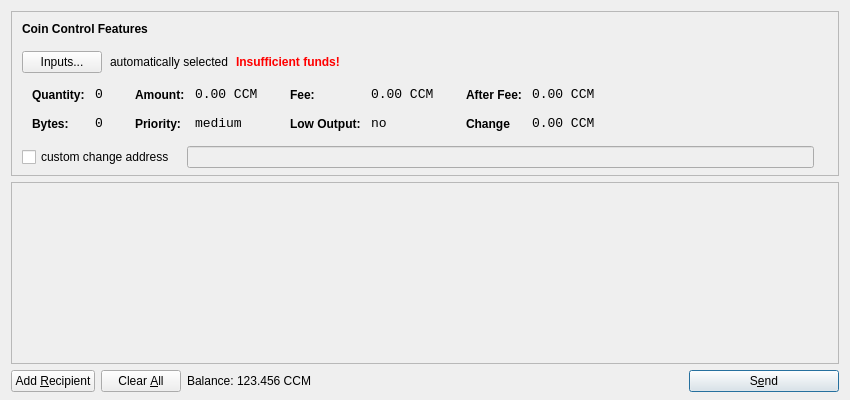
<?xml version="1.0" encoding="UTF-8"?>
<ui version="4.0">
 <class>SendCoinsDialog</class>
 <widget class="QDialog" name="SendCoinsDialog">
  <property name="geometry">
   <rect>
    <x>0</x>
    <y>0</y>
    <width>850</width>
    <height>400</height>
   </rect>
  </property>
  <property name="windowTitle">
   <string>Send Coins</string>
  </property>
  <layout class="QVBoxLayout" name="verticalLayout" stretch="0,1,0">
   <property name="bottomMargin">
    <number>8</number>
   </property>
   <item>
    <widget class="QFrame" name="frameCoinControl">
     <property name="sizePolicy">
      <sizepolicy hsizetype="Expanding" vsizetype="Expanding">
       <horstretch>0</horstretch>
       <verstretch>0</verstretch>
      </sizepolicy>
     </property>
     <property name="maximumSize">
      <size>
       <width>16777215</width>
       <height>16777215</height>
      </size>
     </property>
     <property name="frameShape">
      <enum>QFrame::StyledPanel</enum>
     </property>
     <property name="frameShadow">
      <enum>QFrame::Sunken</enum>
     </property>
     <layout class="QVBoxLayout" name="verticalLayoutCoinControl2">
      <property name="spacing">
       <number>-1</number>
      </property>
      <property name="leftMargin">
       <number>0</number>
      </property>
      <property name="topMargin">
       <number>0</number>
      </property>
      <property name="rightMargin">
       <number>0</number>
      </property>
      <property name="bottomMargin">
       <number>6</number>
      </property>
      <item>
       <layout class="QVBoxLayout" name="verticalLayoutCoinControl" stretch="0,0,0,0,1">
        <property name="spacing">
         <number>0</number>
        </property>
        <property name="leftMargin">
         <number>10</number>
        </property>
        <property name="topMargin">
         <number>10</number>
        </property>
        <item>
         <layout class="QHBoxLayout" name="horizontalLayoutCoinControl1">
          <property name="bottomMargin">
           <number>15</number>
          </property>
          <item>
           <widget class="QLabel" name="labelCoinControlFeatures">
            <property name="sizePolicy">
             <sizepolicy hsizetype="Preferred" vsizetype="Maximum">
              <horstretch>0</horstretch>
              <verstretch>0</verstretch>
             </sizepolicy>
            </property>
            <property name="font">
             <font>
              <weight>75</weight>
              <bold>true</bold>
             </font>
            </property>
            <property name="styleSheet">
             <string notr="true">font-weight:bold;</string>
            </property>
            <property name="text">
             <string>Coin Control Features</string>
            </property>
           </widget>
          </item>
         </layout>
        </item>
        <item>
         <layout class="QHBoxLayout" name="horizontalLayoutCoinControl2" stretch="0,0,0,0">
          <property name="spacing">
           <number>8</number>
          </property>
          <property name="bottomMargin">
           <number>10</number>
          </property>
          <item>
           <widget class="QPushButton" name="pushButtonCoinControl">
            <property name="styleSheet">
             <string notr="true"/>
            </property>
            <property name="text">
             <string>Inputs...</string>
            </property>
           </widget>
          </item>
          <item>
           <widget class="QLabel" name="labelCoinControlAutomaticallySelected">
            <property name="text">
             <string>automatically selected</string>
            </property>
            <property name="margin">
             <number>5</number>
            </property>
           </widget>
          </item>
          <item>
           <widget class="QLabel" name="labelCoinControlInsuffFunds">
            <property name="font">
             <font>
              <weight>75</weight>
              <bold>true</bold>
             </font>
            </property>
            <property name="styleSheet">
             <string notr="true">color:red;font-weight:bold;</string>
            </property>
            <property name="text">
             <string>Insufficient funds!</string>
            </property>
            <property name="margin">
             <number>5</number>
            </property>
           </widget>
          </item>
          <item>
           <spacer name="horizontalSpacerCoinControl">
            <property name="orientation">
             <enum>Qt::Horizontal</enum>
            </property>
            <property name="sizeHint" stdset="0">
             <size>
              <width>40</width>
              <height>1</height>
             </size>
            </property>
           </spacer>
          </item>
         </layout>
        </item>
        <item>
         <widget class="QWidget" name="widgetCoinControl" native="true">
          <property name="sizePolicy">
           <sizepolicy hsizetype="Preferred" vsizetype="Preferred">
            <horstretch>0</horstretch>
            <verstretch>0</verstretch>
           </sizepolicy>
          </property>
          <property name="minimumSize">
           <size>
            <width>0</width>
            <height>0</height>
           </size>
          </property>
          <property name="styleSheet">
           <string notr="true"/>
          </property>
          <layout class="QHBoxLayout" name="horizontalLayoutCoinControl5">
           <property name="margin">
            <number>0</number>
           </property>
           <item>
            <layout class="QHBoxLayout" name="horizontalLayoutCoinControl3" stretch="0,0,0,1">
             <property name="spacing">
              <number>20</number>
             </property>
             <property name="topMargin">
              <number>0</number>
             </property>
             <property name="bottomMargin">
              <number>10</number>
             </property>
             <item>
              <layout class="QFormLayout" name="formLayoutCoinControl1">
               <property name="horizontalSpacing">
                <number>10</number>
               </property>
               <property name="verticalSpacing">
                <number>14</number>
               </property>
               <property name="leftMargin">
                <number>10</number>
               </property>
               <property name="topMargin">
                <number>4</number>
               </property>
               <property name="rightMargin">
                <number>6</number>
               </property>
               <item row="0" column="0">
                <widget class="QLabel" name="labelCoinControlQuantityText">
                 <property name="styleSheet">
                  <string notr="true">font-weight:bold;</string>
                 </property>
                 <property name="text">
                  <string>Quantity:</string>
                 </property>
                 <property name="margin">
                  <number>0</number>
                 </property>
                </widget>
               </item>
               <item row="0" column="1">
                <widget class="QLabel" name="labelCoinControlQuantity">
                 <property name="font">
                  <font>
                   <family>Monospace</family>
                   <pointsize>10</pointsize>
                  </font>
                 </property>
                 <property name="cursor">
                  <cursorShape>IBeamCursor</cursorShape>
                 </property>
                 <property name="contextMenuPolicy">
                  <enum>Qt::ActionsContextMenu</enum>
                 </property>
                 <property name="text">
                  <string>0</string>
                 </property>
                 <property name="margin">
                  <number>0</number>
                 </property>
                 <property name="textInteractionFlags">
                  <set>Qt::LinksAccessibleByMouse|Qt::TextSelectableByKeyboard|Qt::TextSelectableByMouse</set>
                 </property>
                </widget>
               </item>
               <item row="1" column="0">
                <widget class="QLabel" name="labelCoinControlBytesText">
                 <property name="styleSheet">
                  <string notr="true">font-weight:bold;</string>
                 </property>
                 <property name="text">
                  <string>Bytes:</string>
                 </property>
                </widget>
               </item>
               <item row="1" column="1">
                <widget class="QLabel" name="labelCoinControlBytes">
                 <property name="font">
                  <font>
                   <family>Monospace</family>
                   <pointsize>10</pointsize>
                  </font>
                 </property>
                 <property name="cursor">
                  <cursorShape>IBeamCursor</cursorShape>
                 </property>
                 <property name="contextMenuPolicy">
                  <enum>Qt::ActionsContextMenu</enum>
                 </property>
                 <property name="text">
                  <string>0</string>
                 </property>
                 <property name="textInteractionFlags">
                  <set>Qt::LinksAccessibleByMouse|Qt::TextSelectableByKeyboard|Qt::TextSelectableByMouse</set>
                 </property>
                </widget>
               </item>
              </layout>
             </item>
             <item>
              <layout class="QFormLayout" name="formLayoutCoinControl2">
               <property name="horizontalSpacing">
                <number>10</number>
               </property>
               <property name="verticalSpacing">
                <number>14</number>
               </property>
               <property name="leftMargin">
                <number>6</number>
               </property>
               <property name="topMargin">
                <number>4</number>
               </property>
               <property name="rightMargin">
                <number>6</number>
               </property>
               <item row="0" column="0">
                <widget class="QLabel" name="labelCoinControlAmountText">
                 <property name="styleSheet">
                  <string notr="true">font-weight:bold;</string>
                 </property>
                 <property name="text">
                  <string>Amount:</string>
                 </property>
                 <property name="margin">
                  <number>0</number>
                 </property>
                </widget>
               </item>
               <item row="0" column="1">
                <widget class="QLabel" name="labelCoinControlAmount">
                 <property name="font">
                  <font>
                   <family>Monospace</family>
                   <pointsize>10</pointsize>
                  </font>
                 </property>
                 <property name="cursor">
                  <cursorShape>IBeamCursor</cursorShape>
                 </property>
                 <property name="contextMenuPolicy">
                  <enum>Qt::ActionsContextMenu</enum>
                 </property>
                 <property name="text">
                  <string>0.00 CCM</string>
                 </property>
                 <property name="textInteractionFlags">
                  <set>Qt::LinksAccessibleByMouse|Qt::TextSelectableByKeyboard|Qt::TextSelectableByMouse</set>
                 </property>
                </widget>
               </item>
               <item row="1" column="0">
                <widget class="QLabel" name="labelCoinControlPriorityText">
                 <property name="styleSheet">
                  <string notr="true">font-weight:bold;</string>
                 </property>
                 <property name="text">
                  <string>Priority:</string>
                 </property>
                </widget>
               </item>
               <item row="1" column="1">
                <widget class="QLabel" name="labelCoinControlPriority">
                 <property name="font">
                  <font>
                   <family>Monospace</family>
                   <pointsize>10</pointsize>
                  </font>
                 </property>
                 <property name="cursor">
                  <cursorShape>IBeamCursor</cursorShape>
                 </property>
                 <property name="contextMenuPolicy">
                  <enum>Qt::ActionsContextMenu</enum>
                 </property>
                 <property name="text">
                  <string>medium</string>
                 </property>
                 <property name="textInteractionFlags">
                  <set>Qt::LinksAccessibleByMouse|Qt::TextSelectableByKeyboard|Qt::TextSelectableByMouse</set>
                 </property>
                </widget>
               </item>
              </layout>
             </item>
             <item>
              <layout class="QFormLayout" name="formLayoutCoinControl3">
               <property name="horizontalSpacing">
                <number>10</number>
               </property>
               <property name="verticalSpacing">
                <number>14</number>
               </property>
               <property name="leftMargin">
                <number>6</number>
               </property>
               <property name="topMargin">
                <number>4</number>
               </property>
               <property name="rightMargin">
                <number>6</number>
               </property>
               <item row="0" column="0">
                <widget class="QLabel" name="labelCoinControlFeeText">
                 <property name="styleSheet">
                  <string notr="true">font-weight:bold;</string>
                 </property>
                 <property name="text">
                  <string>Fee:</string>
                 </property>
                 <property name="margin">
                  <number>0</number>
                 </property>
                </widget>
               </item>
               <item row="0" column="1">
                <widget class="QLabel" name="labelCoinControlFee">
                 <property name="font">
                  <font>
                   <family>Monospace</family>
                   <pointsize>10</pointsize>
                  </font>
                 </property>
                 <property name="cursor">
                  <cursorShape>IBeamCursor</cursorShape>
                 </property>
                 <property name="contextMenuPolicy">
                  <enum>Qt::ActionsContextMenu</enum>
                 </property>
                 <property name="text">
                  <string>0.00 CCM</string>
                 </property>
                 <property name="textInteractionFlags">
                  <set>Qt::LinksAccessibleByMouse|Qt::TextSelectableByKeyboard|Qt::TextSelectableByMouse</set>
                 </property>
                </widget>
               </item>
               <item row="1" column="0">
                <widget class="QLabel" name="labelCoinControlLowOutputText">
                 <property name="styleSheet">
                  <string notr="true">font-weight:bold;</string>
                 </property>
                 <property name="text">
                  <string>Low Output:</string>
                 </property>
                </widget>
               </item>
               <item row="1" column="1">
                <widget class="QLabel" name="labelCoinControlLowOutput">
                 <property name="font">
                  <font>
                   <family>Monospace</family>
                   <pointsize>10</pointsize>
                  </font>
                 </property>
                 <property name="cursor">
                  <cursorShape>IBeamCursor</cursorShape>
                 </property>
                 <property name="contextMenuPolicy">
                  <enum>Qt::ActionsContextMenu</enum>
                 </property>
                 <property name="text">
                  <string>no</string>
                 </property>
                 <property name="textInteractionFlags">
                  <set>Qt::LinksAccessibleByMouse|Qt::TextSelectableByKeyboard|Qt::TextSelectableByMouse</set>
                 </property>
                </widget>
               </item>
              </layout>
             </item>
             <item>
              <layout class="QFormLayout" name="formLayoutCoinControl4">
               <property name="horizontalSpacing">
                <number>10</number>
               </property>
               <property name="verticalSpacing">
                <number>14</number>
               </property>
               <property name="leftMargin">
                <number>6</number>
               </property>
               <property name="topMargin">
                <number>4</number>
               </property>
               <property name="rightMargin">
                <number>6</number>
               </property>
               <item row="0" column="0">
                <widget class="QLabel" name="labelCoinControlAfterFeeText">
                 <property name="styleSheet">
                  <string notr="true">font-weight:bold;</string>
                 </property>
                 <property name="text">
                  <string>After Fee:</string>
                 </property>
                 <property name="margin">
                  <number>0</number>
                 </property>
                </widget>
               </item>
               <item row="0" column="1">
                <widget class="QLabel" name="labelCoinControlAfterFee">
                 <property name="font">
                  <font>
                   <family>Monospace</family>
                   <pointsize>10</pointsize>
                  </font>
                 </property>
                 <property name="cursor">
                  <cursorShape>IBeamCursor</cursorShape>
                 </property>
                 <property name="contextMenuPolicy">
                  <enum>Qt::ActionsContextMenu</enum>
                 </property>
                 <property name="text">
                  <string>0.00 CCM</string>
                 </property>
                 <property name="textInteractionFlags">
                  <set>Qt::LinksAccessibleByMouse|Qt::TextSelectableByKeyboard|Qt::TextSelectableByMouse</set>
                 </property>
                </widget>
               </item>
               <item row="1" column="0">
                <widget class="QLabel" name="labelCoinControlChangeText">
                 <property name="styleSheet">
                  <string notr="true">font-weight:bold;</string>
                 </property>
                 <property name="text">
                  <string>Change</string>
                 </property>
                </widget>
               </item>
               <item row="1" column="1">
                <widget class="QLabel" name="labelCoinControlChange">
                 <property name="font">
                  <font>
                   <family>Monospace</family>
                   <pointsize>10</pointsize>
                  </font>
                 </property>
                 <property name="cursor">
                  <cursorShape>IBeamCursor</cursorShape>
                 </property>
                 <property name="contextMenuPolicy">
                  <enum>Qt::ActionsContextMenu</enum>
                 </property>
                 <property name="text">
                  <string>0.00 CCM</string>
                 </property>
                 <property name="textInteractionFlags">
                  <set>Qt::LinksAccessibleByMouse|Qt::TextSelectableByKeyboard|Qt::TextSelectableByMouse</set>
                 </property>
                </widget>
               </item>
              </layout>
             </item>
            </layout>
           </item>
          </layout>
         </widget>
        </item>
        <item>
         <layout class="QHBoxLayout" name="horizontalLayoutCoinControl4" stretch="0,0,0">
          <property name="spacing">
           <number>12</number>
          </property>
          <property name="sizeConstraint">
           <enum>QLayout::SetDefaultConstraint</enum>
          </property>
          <property name="topMargin">
           <number>5</number>
          </property>
          <property name="rightMargin">
           <number>5</number>
          </property>
          <item>
           <widget class="QCheckBox" name="checkBoxCoinControlChange">
            <property name="text">
             <string>custom change address</string>
            </property>
           </widget>
          </item>
          <item>
           <widget class="QLineEdit" name="lineEditCoinControlChange">
            <property name="enabled">
             <bool>false</bool>
            </property>
            <property name="sizePolicy">
             <sizepolicy hsizetype="Expanding" vsizetype="Fixed">
              <horstretch>0</horstretch>
              <verstretch>0</verstretch>
             </sizepolicy>
            </property>
           </widget>
          </item>
          <item>
           <widget class="QLabel" name="labelCoinControlChangeLabel">
            <property name="sizePolicy">
             <sizepolicy hsizetype="Preferred" vsizetype="Expanding">
              <horstretch>0</horstretch>
              <verstretch>0</verstretch>
             </sizepolicy>
            </property>
            <property name="minimumSize">
             <size>
              <width>0</width>
              <height>0</height>
             </size>
            </property>
            <property name="text">
             <string/>
            </property>
            <property name="margin">
             <number>3</number>
            </property>
           </widget>
          </item>
         </layout>
        </item>
        <item>
         <spacer name="verticalSpacerCoinControl">
          <property name="orientation">
           <enum>Qt::Vertical</enum>
          </property>
          <property name="sizeHint" stdset="0">
           <size>
            <width>800</width>
            <height>1</height>
           </size>
          </property>
         </spacer>
        </item>
       </layout>
      </item>
     </layout>
    </widget>
   </item>
   <item>
    <widget class="QScrollArea" name="scrollArea">
     <property name="widgetResizable">
      <bool>true</bool>
     </property>
     <widget class="QWidget" name="scrollAreaWidgetContents">
      <property name="geometry">
       <rect>
        <x>0</x>
        <y>0</y>
        <width>830</width>
        <height>165</height>
       </rect>
      </property>
      <layout class="QVBoxLayout" name="verticalLayout_2">
       <property name="margin">
        <number>0</number>
       </property>
       <item>
        <layout class="QVBoxLayout" name="entries">
         <property name="spacing">
          <number>6</number>
         </property>
        </layout>
       </item>
       <item>
        <spacer name="verticalSpacer">
         <property name="orientation">
          <enum>Qt::Vertical</enum>
         </property>
         <property name="sizeHint" stdset="0">
          <size>
           <width>20</width>
           <height>40</height>
          </size>
         </property>
        </spacer>
       </item>
      </layout>
     </widget>
    </widget>
   </item>
   <item>
    <layout class="QHBoxLayout" name="horizontalLayout">
     <item>
      <widget class="QPushButton" name="addButton">
       <property name="toolTip">
        <string>Send to multiple recipients at once</string>
       </property>
       <property name="text">
        <string>Add &amp;Recipient</string>
       </property>
       <property name="icon">
        <iconset resource="../bitcoin.qrc">
         <normaloff>:/icons/add</normaloff>:/icons/add</iconset>
       </property>
       <property name="autoDefault">
        <bool>false</bool>
       </property>
      </widget>
     </item>
     <item>
      <widget class="QPushButton" name="clearButton">
       <property name="sizePolicy">
        <sizepolicy hsizetype="Minimum" vsizetype="Fixed">
         <horstretch>0</horstretch>
         <verstretch>0</verstretch>
        </sizepolicy>
       </property>
       <property name="toolTip">
        <string>Remove all transaction fields</string>
       </property>
       <property name="text">
        <string>Clear &amp;All</string>
       </property>
       <property name="icon">
        <iconset resource="../bitcoin.qrc">
         <normaloff>:/icons/remove</normaloff>:/icons/remove</iconset>
       </property>
       <property name="autoRepeatDelay">
        <number>300</number>
       </property>
       <property name="autoDefault">
        <bool>false</bool>
       </property>
      </widget>
     </item>
     <item>
      <layout class="QHBoxLayout" name="horizontalLayout_2">
       <property name="spacing">
        <number>3</number>
       </property>
       <item>
        <widget class="QLabel" name="label">
         <property name="sizePolicy">
          <sizepolicy hsizetype="Preferred" vsizetype="Fixed">
           <horstretch>0</horstretch>
           <verstretch>0</verstretch>
          </sizepolicy>
         </property>
         <property name="text">
          <string>Balance:</string>
         </property>
        </widget>
       </item>
       <item>
        <widget class="QLabel" name="labelBalance">
         <property name="sizePolicy">
          <sizepolicy hsizetype="Preferred" vsizetype="Fixed">
           <horstretch>0</horstretch>
           <verstretch>0</verstretch>
          </sizepolicy>
         </property>
         <property name="cursor">
          <cursorShape>IBeamCursor</cursorShape>
         </property>
         <property name="text">
          <string>123.456 CCM</string>
         </property>
         <property name="textInteractionFlags">
          <set>Qt::LinksAccessibleByMouse|Qt::TextSelectableByKeyboard|Qt::TextSelectableByMouse</set>
         </property>
        </widget>
       </item>
      </layout>
     </item>
     <item>
      <spacer name="horizontalSpacer">
       <property name="orientation">
        <enum>Qt::Horizontal</enum>
       </property>
       <property name="sizeHint" stdset="0">
        <size>
         <width>40</width>
         <height>20</height>
        </size>
       </property>
      </spacer>
     </item>
     <item>
      <widget class="QPushButton" name="sendButton">
       <property name="minimumSize">
        <size>
         <width>150</width>
         <height>0</height>
        </size>
       </property>
       <property name="toolTip">
        <string>Confirm the send action</string>
       </property>
       <property name="text">
        <string>S&amp;end</string>
       </property>
       <property name="icon">
        <iconset resource="../bitcoin.qrc">
         <normaloff>:/icons/send</normaloff>:/icons/send</iconset>
       </property>
       <property name="default">
        <bool>true</bool>
       </property>
      </widget>
     </item>
    </layout>
   </item>
  </layout>
 </widget>
 <resources>
  <include location="../bitcoin.qrc"/>
 </resources>
 <connections/>
</ui>
